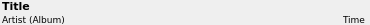
<?xml version="1.0" encoding="UTF-8"?>
<ui version="4.0">
 <class>PlaylistEntry</class>
 <widget class="QFrame" name="PlaylistEntry">
  <property name="geometry">
   <rect>
    <x>0</x>
    <y>0</y>
    <width>370</width>
    <height>25</height>
   </rect>
  </property>
  <property name="sizePolicy">
   <sizepolicy hsizetype="MinimumExpanding" vsizetype="Preferred">
    <horstretch>0</horstretch>
    <verstretch>0</verstretch>
   </sizepolicy>
  </property>
  <property name="minimumSize">
   <size>
    <width>0</width>
    <height>0</height>
   </size>
  </property>
  <property name="maximumSize">
   <size>
    <width>800</width>
    <height>500</height>
   </size>
  </property>
  <property name="font">
   <font>
    <pointsize>8</pointsize>
   </font>
  </property>
  <property name="windowTitle">
   <string>PlaylistEntry</string>
  </property>
  <property name="frameShape">
   <enum>QFrame::Box</enum>
  </property>
  <property name="frameShadow">
   <enum>QFrame::Plain</enum>
  </property>
  <property name="lineWidth">
   <number>0</number>
  </property>
  <property name="midLineWidth">
   <number>0</number>
  </property>
  <layout class="QGridLayout" name="gridLayout">
   <property name="leftMargin">
    <number>2</number>
   </property>
   <property name="topMargin">
    <number>0</number>
   </property>
   <property name="rightMargin">
    <number>5</number>
   </property>
   <property name="bottomMargin">
    <number>0</number>
   </property>
   <property name="spacing">
    <number>2</number>
   </property>
   <item row="0" column="0" colspan="5">
    <widget class="QLabel" name="lab_title">
     <property name="minimumSize">
      <size>
       <width>20</width>
       <height>10</height>
      </size>
     </property>
     <property name="maximumSize">
      <size>
       <width>5000</width>
       <height>18</height>
      </size>
     </property>
     <property name="font">
      <font>
       <family>DejaVu Sans</family>
       <pointsize>8</pointsize>
       <weight>75</weight>
       <bold>true</bold>
      </font>
     </property>
     <property name="lineWidth">
      <number>0</number>
     </property>
     <property name="text">
      <string>Title</string>
     </property>
     <property name="alignment">
      <set>Qt::AlignBottom|Qt::AlignLeading|Qt::AlignLeft</set>
     </property>
     <property name="wordWrap">
      <bool>false</bool>
     </property>
    </widget>
   </item>
   <item row="1" column="0">
    <widget class="QLabel" name="lab_artist">
     <property name="sizePolicy">
      <sizepolicy hsizetype="Maximum" vsizetype="Preferred">
       <horstretch>0</horstretch>
       <verstretch>0</verstretch>
      </sizepolicy>
     </property>
     <property name="minimumSize">
      <size>
       <width>0</width>
       <height>0</height>
      </size>
     </property>
     <property name="maximumSize">
      <size>
       <width>16777215</width>
       <height>10</height>
      </size>
     </property>
     <property name="font">
      <font>
       <family>DejaVu Sans</family>
       <pointsize>7</pointsize>
       <weight>50</weight>
       <italic>false</italic>
       <bold>false</bold>
      </font>
     </property>
     <property name="text">
      <string>Artist</string>
     </property>
    </widget>
   </item>
   <item row="1" column="1">
    <widget class="QLabel" name="lab_album">
     <property name="sizePolicy">
      <sizepolicy hsizetype="Maximum" vsizetype="Preferred">
       <horstretch>0</horstretch>
       <verstretch>0</verstretch>
      </sizepolicy>
     </property>
     <property name="minimumSize">
      <size>
       <width>0</width>
       <height>0</height>
      </size>
     </property>
     <property name="maximumSize">
      <size>
       <width>16777215</width>
       <height>10</height>
      </size>
     </property>
     <property name="font">
      <font>
       <family>DejaVu Sans</family>
       <pointsize>7</pointsize>
       <weight>50</weight>
       <italic>false</italic>
       <bold>false</bold>
      </font>
     </property>
     <property name="text">
      <string>(Album)</string>
     </property>
    </widget>
   </item>
   <item row="1" column="2" colspan="2">
    <spacer name="horizontalSpacer">
     <property name="orientation">
      <enum>Qt::Horizontal</enum>
     </property>
     <property name="sizeType">
      <enum>QSizePolicy::MinimumExpanding</enum>
     </property>
     <property name="sizeHint" stdset="0">
      <size>
       <width>40</width>
       <height>10</height>
      </size>
     </property>
    </spacer>
   </item>
   <item row="1" column="4">
    <widget class="QLabel" name="lab_time">
     <property name="sizePolicy">
      <sizepolicy hsizetype="Maximum" vsizetype="Preferred">
       <horstretch>0</horstretch>
       <verstretch>0</verstretch>
      </sizepolicy>
     </property>
     <property name="minimumSize">
      <size>
       <width>0</width>
       <height>0</height>
      </size>
     </property>
     <property name="maximumSize">
      <size>
       <width>16777215</width>
       <height>10</height>
      </size>
     </property>
     <property name="font">
      <font>
       <family>DejaVu Sans</family>
       <pointsize>7</pointsize>
       <weight>50</weight>
       <italic>false</italic>
       <bold>false</bold>
      </font>
     </property>
     <property name="text">
      <string>Time</string>
     </property>
     <property name="alignment">
      <set>Qt::AlignRight|Qt::AlignTrailing|Qt::AlignVCenter</set>
     </property>
    </widget>
   </item>
  </layout>
 </widget>
 <resources/>
 <connections/>
</ui>
